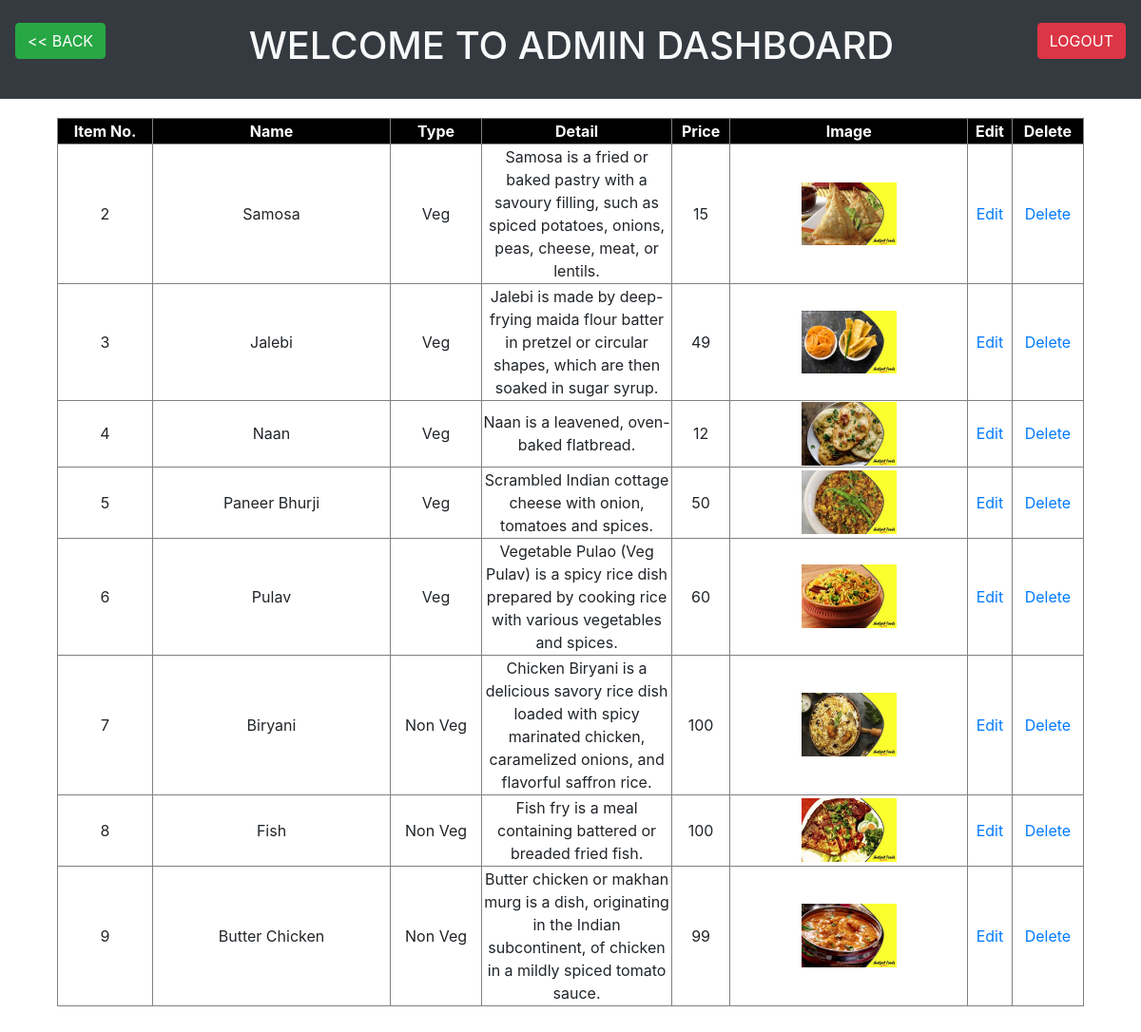
The page /admin/menudb.php on the database its author committed.
### tables this page shows
CREATE TABLE `menu` (
  `id` int(11) NOT NULL,
  `item_no` int(11) NOT NULL,
  `name` varchar(100) NOT NULL,
  `type` varchar(50) NOT NULL,
  `detail` varchar(500) NOT NULL,
  `price` varchar(50) NOT NULL,
  `image` text NOT NULL
);

### admin/menudb.php (the view, shortened to what this page needs)
<!DOCTYPE html>
<html>
<head>
	<link rel="stylesheet" type="text/css" href="bootstrap/css/bootstrap.min.css">
</head>
<body>
	<div align="center" class="bg-dark text-light pt-4 pb-4">
		<a href="../logout.php"><button style="float: right;" class="btn btn-danger mr-3">LOGOUT</button></a>
		<a href="admindash.php"><button style="float: left;" class="btn btn-success ml-3"><< BACK</button></a>
		<h1>WELCOME TO ADMIN DASHBOARD</h1>
	</div>
	<table align="center" border="1" width="90%" style="margin-top: 20px;" class="mb-5">
		<tr style="background-color: black; color: white;" align="center">
			<th width="100">Item No.</th>
			<th width="250">Name</th>
			<th>Type</th>
			<th width="200">Detail</th>
			<th>Price</th>
			<th width="250">Image</th>
			<th>Edit</th>
			<th>Delete</th>
		</tr>
		<?php
			include('../dbcon.php');
			$query = "SELECT * FROM `menu`";
			$run = mysqli_query($conn, $query);
			if (mysqli_num_rows($run) < 1)
	        {
	        	echo "<tr><td colspan='5' align='center'>No data found</td><tr>";
	        }
			else
			{
				while ($data = mysqli_fetch_assoc($run))
				{
					?>
					<tr align="center">
						<td> <?php echo $data['item_no']; ?> </td>
						<td> <?php echo $data['name']; ?> </td>
						<td> <?php echo $data['type']; ?> </td>
						<td><?php echo $data['detail']; ?></td>
						<td> <?php echo $data['price']; ?> </td>
						<td> <img src="../dataimg/<?php echo $data['image'] ?>" style="max-width:100px;max-height: 100px;"></td>
						<td> <a href="updateitem1.php?sid=<?php echo $data['id']; ?>"> Edit </a></td>
						<td> <a href="deleteitem1.php?sid=<?php echo $data['id']; ?>"> Delete </a></td>
					</tr>
					<?php
				}
			}
    	?>
    </table>
</body>
</html>

### rows shown on the page
menu: item_no "2", name "Samosa", type "Veg", detail "Samosa is a fried or baked pastry with a savoury filling, such as spiced potatoes, onions, peas, cheese, meat, or lentils.", price "15", image (picture)
menu: item_no "3", name "Jalebi", type "Veg", detail "Jalebi is made by deep-frying maida flour batter in pretzel or circular shapes, which are then soaked in sugar syrup.", price "49", image (picture)
menu: item_no "4", name "Naan", type "Veg", detail "Naan is a leavened, oven-baked flatbread.", price "12", image (picture)
menu: item_no "5", name "Paneer Bhurji", type "Veg", detail "Scrambled Indian cottage cheese with onion, tomatoes and spices.", price "50", image (picture)
menu: item_no "6", name "Pulav", type "Veg", detail "Vegetable Pulao (Veg Pulav) is a spicy rice dish prepared by cooking rice with various vegetables and spices.", price "60", image (picture)
menu: item_no "7", name "Biryani", type "Non Veg", detail "Chicken Biryani is a delicious savory rice dish loaded with spicy marinated chicken, caramelized onions, and flavorful saffron rice.", price "100", image (picture)
menu: item_no "8", name "Fish", type "Non Veg", detail "Fish fry is a meal containing battered or breaded fried fish.", price "100", image (picture)
menu: item_no "9", name "Butter Chicken", type "Non Veg", detail "Butter chicken or makhan murg is a dish, originating in the Indian subcontinent, of chicken in a mildly spiced tomato sauce.", price "99", image (picture)
